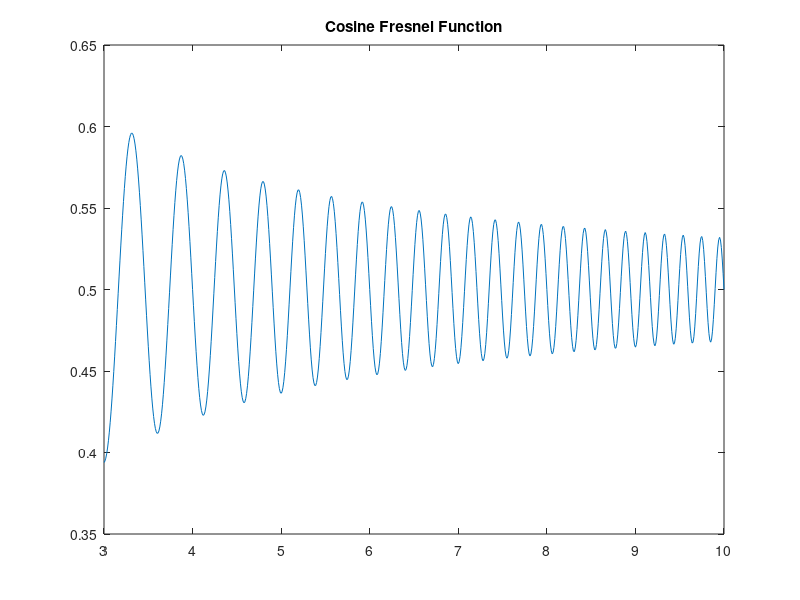
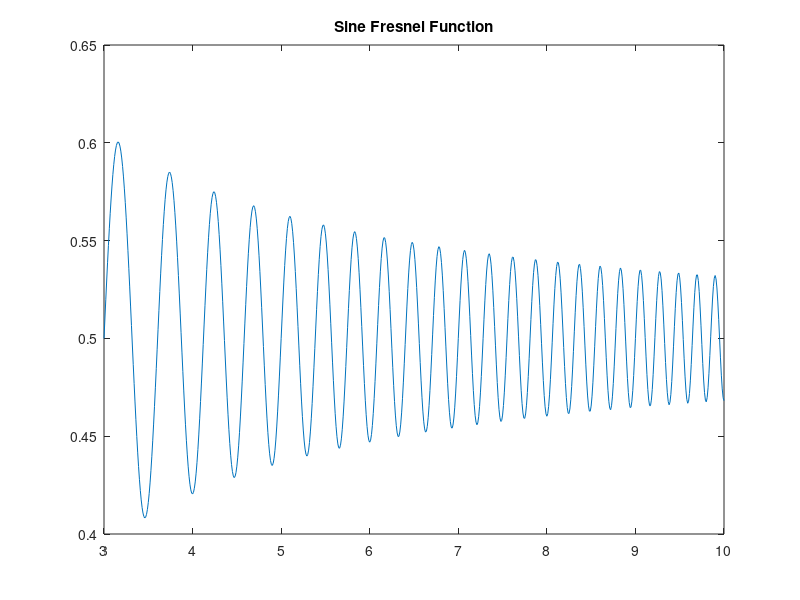
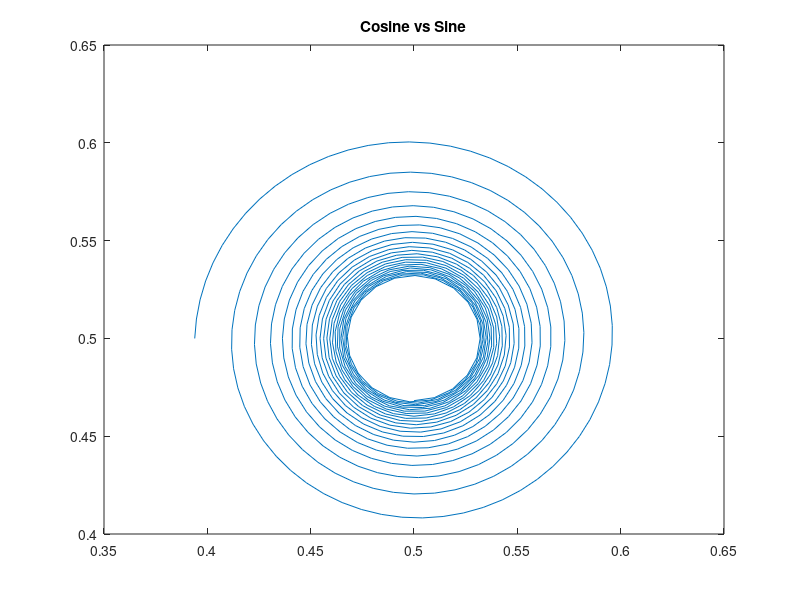

MATLAB code for these plots, in order: (Note: this script raises an error after producing the figures.)
clear all; close all; clc;
x = 3.75:0.01:4;
x = 3:.01:10;
C = ( - sin(pi.*abs(x).^2/2)./(pi*(abs(x) + 20*pi.*exp(-200*pi.*sqrt(abs(x))))) + ...
    (8/25).*(1-exp(-69./100*pi.*abs(x).^3)) + (2/25)*(1-exp(-9/2*pi*abs(x).^2)) + ...
    (1/10).*(1-exp(-1.55294068198794*pi*abs(x)))).*sign(x);
S = (- cos(pi.*abs(x).^2/2)./(pi.*(abs(x) + 16.7312774552827*pi.*exp(-1.57638860756614*pi.*sqrt(abs(x))))) + ...
    (8/25).*(1-exp(-0.608707749430681*pi.*abs(x).^3)) + ...
    (2/25).*(1-exp(-1.71402838165388*pi.*abs(x).^2)) +...
    (1/10).*(1-exp(-9/10*pi.*abs(x)))).*sign(x);
figure; plot(x,C)
title('Cosine Fresnel Function')
figure; plot(x,S)
title('Sine Fresnel Function')
figure; plot(C,S)
title('Cosine vs Sine')
%x2 = C((end-1)/2:end); y2 = S((end-1)/2:end);   
x2 = C; y2 = S;
X = [x2',y2'];
[L2,R2,K2] = curvature(X);
KK = sqrt(K2(:,2).^2+K2(:,1).^2);
figure; scatter(L2,KK); grid on
title('Curvature Numerics')
figure; syms x
fplot(fresnelc(x),[-10 10]); grid on;
xlabel('X-Coordinates'); ylabel('Y-Coordinates');
figure; syms x
fplot(fresnels(x),[-10 10]); grid on
xlabel('X-Coordinates'); ylabel('Y-Coordinates');



